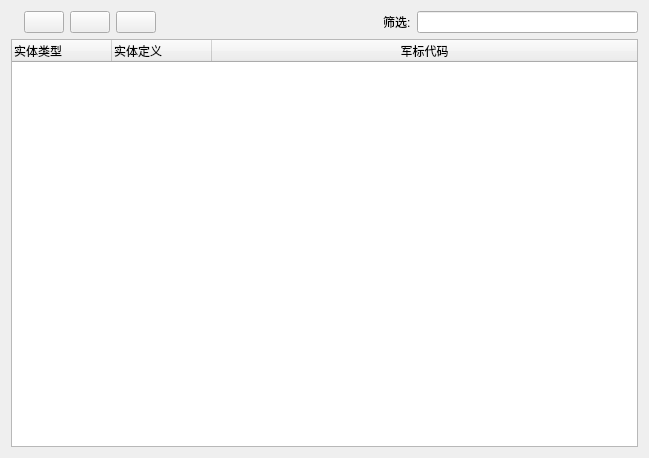
<?xml version="1.0" encoding="UTF-8"?>
<ui version="4.0">
 <class>ByyEntityMappingWidget</class>
 <widget class="QWidget" name="ByyEntityMappingWidget">
  <property name="geometry">
   <rect>
    <x>0</x>
    <y>0</y>
    <width>649</width>
    <height>458</height>
   </rect>
  </property>
  <property name="windowTitle">
   <string>ByyEntityMappingWidget</string>
  </property>
  <layout class="QVBoxLayout" name="verticalLayout">
   <item>
    <layout class="QHBoxLayout" name="horizontalLayout_5">
     <item>
      <widget class="QLabel" name="label_7"/>
     </item>
     <item>
      <widget class="QPushButton" name="pushButton_4">
       <property name="text">
        <string/>
       </property>
      </widget>
     </item>
     <item>
      <widget class="QPushButton" name="pushButton_5">
       <property name="text">
        <string/>
       </property>
      </widget>
     </item>
     <item>
      <widget class="QPushButton" name="pushButton_6">
       <property name="enabled">
        <bool>true</bool>
       </property>
       <property name="text">
        <string/>
       </property>
       <property name="flat">
        <bool>false</bool>
       </property>
      </widget>
     </item>
     <item>
      <spacer name="horizontalSpacer_6">
       <property name="orientation">
        <enum>Qt::Horizontal</enum>
       </property>
       <property name="sizeHint" stdset="0">
        <size>
         <width>40</width>
         <height>20</height>
        </size>
       </property>
      </spacer>
     </item>
     <item>
      <widget class="QLabel" name="label_8">
       <property name="text">
        <string>筛选:</string>
       </property>
      </widget>
     </item>
     <item>
      <widget class="QLineEdit" name="lineEdit_1"/>
     </item>
    </layout>
   </item>
   <item>
    <widget class="QTableWidget" name="tableWidget_1">
     <property name="selectionBehavior">
      <enum>QAbstractItemView::SelectRows</enum>
     </property>
     <property name="showGrid">
      <bool>false</bool>
     </property>
     <attribute name="horizontalHeaderDefaultSectionSize">
      <number>100</number>
     </attribute>
     <attribute name="horizontalHeaderShowSortIndicator" stdset="0">
      <bool>true</bool>
     </attribute>
     <attribute name="horizontalHeaderStretchLastSection">
      <bool>true</bool>
     </attribute>
     <attribute name="verticalHeaderVisible">
      <bool>false</bool>
     </attribute>
     <column>
      <property name="text">
       <string>实体类型</string>
      </property>
      <property name="textAlignment">
       <set>AlignLeft|AlignVCenter</set>
      </property>
     </column>
     <column>
      <property name="text">
       <string>实体定义</string>
      </property>
      <property name="textAlignment">
       <set>AlignLeft|AlignVCenter</set>
      </property>
     </column>
     <column>
      <property name="text">
       <string>军标代码</string>
      </property>
     </column>
    </widget>
   </item>
  </layout>
 </widget>
 <layoutdefault spacing="6" margin="11"/>
 <resources/>
 <connections/>
</ui>
